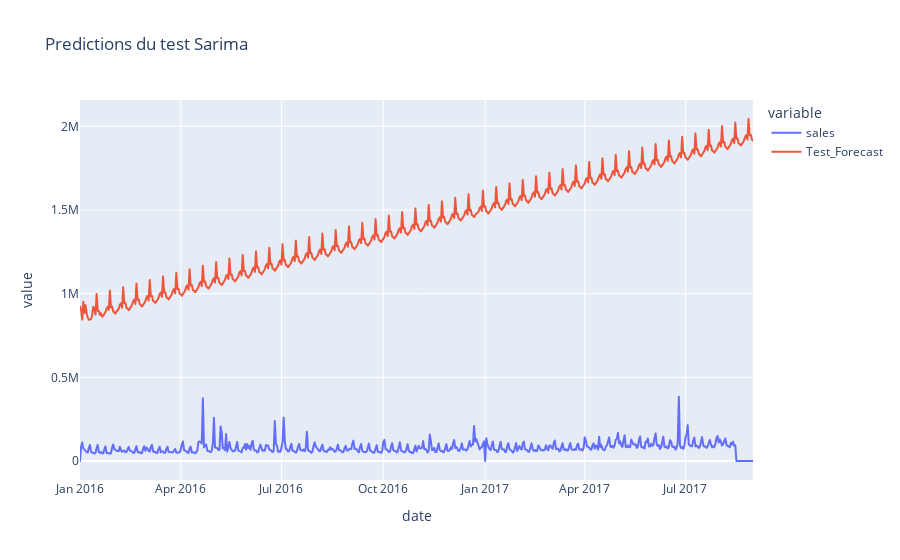

Notebook code cell kept with this figure:
### Code cell
fig = px.line(All_prevision, x='date', y=['sales', 'Test_Forecast'],title="Predictions du test Sarima")
fig.show()

### Figure 1 — Plotly figure (JSON) as saved in the notebook; plotly's stock layout.template omitted (floating-point values rounded to 4 significant figures; data arrays with more than 128 entries replaced by an {"elided": "..."} marker saying what was removed)
{"data": [{"hovertemplate": "variable=sales<br>date=%{x}<br>value=%{y}<extra></extra>", "legendgroup": "sales", "line": {"color": "#636efa", "dash": "solid"}, "marker": {"symbol": "circle"}, "mode": "lines", "name": "sales", "showlegend": true, "type": "scattergl", "x": {"elided": "608 str values"}, "xaxis": "x", "y": {"elided": "608 float values"}, "yaxis": "y"}, {"hovertemplate": "variable=Test_Forecast<br>date=%{x}<br>value=%{y}<extra></extra>", "legendgroup": "Test_Forecast", "line": {"color": "#EF553B", "dash": "solid"}, "marker": {"symbol": "circle"}, "mode": "lines", "name": "Test_Forecast", "showlegend": true, "type": "scattergl", "x": {"elided": "608 str values"}, "xaxis": "x", "y": {"elided": "608 float values"}, "yaxis": "y"}], "layout": {"legend": {"title": {"text": "variable"}, "tracegroupgap": 0}, "title": {"text": "Predictions du test Sarima"}, "xaxis": {"anchor": "y", "domain": [0, 1], "title": {"text": "date"}}, "yaxis": {"anchor": "x", "domain": [0, 1], "title": {"text": "value"}}}}
